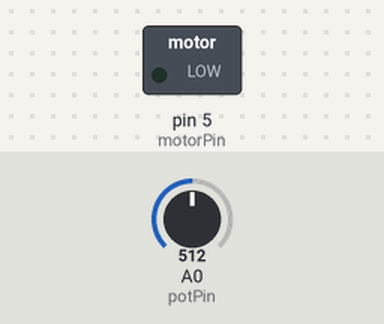
Recording of a sketch running on a simulated Arduino Uno, built with avr-gcc and run on an emulated ATmega328P. On the bench: switched loads named in the sketch (green lamp = pin HIGH). Dashed ring = blinking. The test bench sets the inputs (shaded band); at power-on: A0 (potPin) = 512. What the sketch prints to the serial monitor is not drawn.

Above: at 1.2 s.
1.3 s: A0 (potPin) set to 716
4.3 s: A0 (potPin) set to 511
Timing chart, 0 to 13.3 s (numbered marks = the images above; inputs shaded):
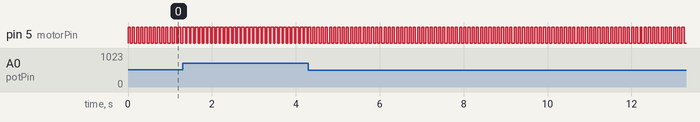

Measured:
- by itself, pin 5 (motorPin): alternates HIGH for 0.05 s and LOW for 0.05 s

The sketch:

pot_motor_driver.ino
```cpp
int potPin = 0;    // A0 input for pot
int potVal = 0;       // variable to store the value coming from the sensor

int motorDuty = 0; // 0-100 represents what % of the time the motor signal should be HIGH
int motorPin = 5; // D1 for output to motor

void setup() {
  Serial.begin(9600);

  pinMode(motorPin, OUTPUT);  // declare the motorPin as an OUTPUT
  digitalWrite(motorPin, HIGH);
}

void loop() {
  potVal = analogRead(potPin);    // read the value from the sensor
  motorDuty = map(potVal, 0, 1023, 0, 100); // translate the pot value into a useful % duty cycle
  Serial.println(motorDuty);

  if ((millis() % 100) > motorDuty) digitalWrite(motorPin, LOW);
  else digitalWrite(motorPin, HIGH);

}

// TODO: lowpri - could try analogWrite() for less jitter?  or smoother cap?
// https://www.arduino.cc/reference/en/language/functions/analog-io/analogwrite/
```
